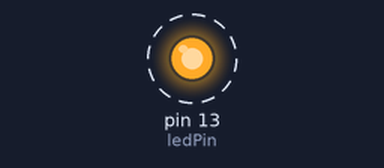
Simulated run of this sketch. Board: Arduino Uno, built with avr-gcc and run on an emulated ATmega328P. On the bench: output pins drawn as LEDs (lit = HIGH). Dashed ring = blinking.

Above: at 0.5 s.
Timing chart, 0 to 4.6 s (numbered marks = the images above):
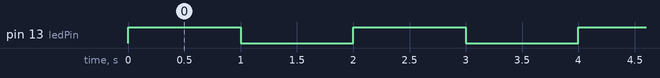

Measured:
- by itself, pin 13 (ledPin): alternates HIGH for 1.0 s and LOW for 1.0 s

The sketch:

Proyecto_001__Apaga_enciende_Led.ino
```cpp
#define ledPin 13
#define INTERVAL 1000

void setup() {
  // put your setup code here, to run once:
  pinMode (ledPin, OUTPUT);

}

void loop() {
  digitalWrite(ledPin , HIGH);  // Enciende el LED
  delay(INTERVAL);              // Esperar un segundo
  digitalWrite(ledPin , LOW);   // Apagar el LED
  delay(INTERVAL);              // Esperar otro segundo
 }
```
